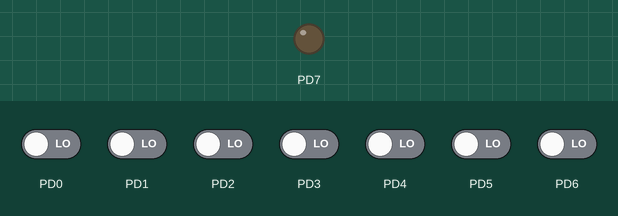
This program was run on a simulated ATmega32, built with avr-gcc and emulated at 8 MHz. Shown: output pins drawn as LEDs (lit = HIGH). Inputs (shaded band) come from the test bench; at power-on: PD0–6 LOW.

Above: at 1.2 s.
1.3 s: PD4 driven HIGH
At 2.4 s:
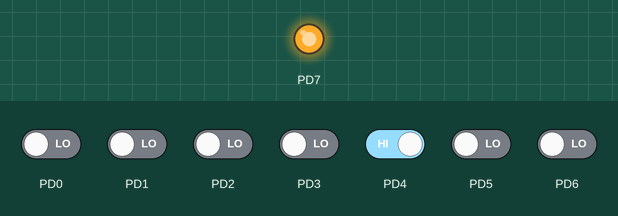
2.8 s: PD4 driven LOW
At 3.6 s:
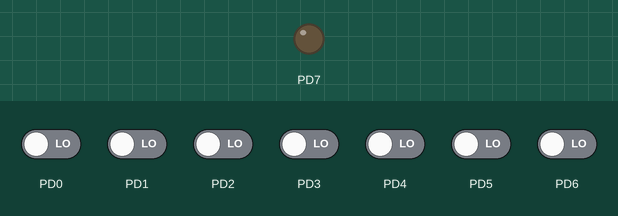
Timing chart, 0 to 5.8 s (numbered marks = the images above; inputs shaded):
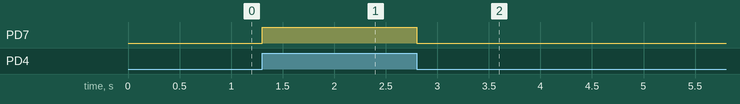

The program:

GccApplication1.c
```c
/*
 * GccApplication1.c
 *
 * Created: 11/5/2024 4:05:49 PM
 *  Author: aweka
 */

#define F_CPU 8000000UL
#include "DIO.h"
#define LED 21
#define Button 18
//This is a seond upfdate
int main(void)
{
	//DDRB |= (1<<LED);
	pinMode(LED,OUTPUT);
	//DDRD &= ~(1<<Button);
	pinMode(Button,INPUT);
    while(1)
    {
        if(digitalRead(Button) ==HIGH)
		{
			//PORTB |= (1<<LED);
			digitalWrite(LED,HIGH);
		}
		else
		{
			//PORTB &= ~(1<<LED);
			digitalWrite(LED,LOW);
		}
    }
}
```

DIO.c
```c
/*
 * DIO.c
 *
 * Created: 11/9/2024 10:01:33 AM
 *  Author: aweka
 */
#include <avr/io.h>
#include "DIO.h"
void pinMode(unsigned char pin , unsigned char dir)
{
	if (pin >0 && pin <9)
	{
		if (dir == OUTPUT)
		DDRB |=(1<<(pin-PORTB_Start));
		else if (dir == INPUT)
		DDRB &=~(1<<(pin-PORTB_Start));
	}
	else if (pin >13 && pin <22)
	{
		if (dir == OUTPUT)
		DDRD |=(1<<(pin-PORTD_Start));
		else if (dir == INPUT)
		DDRD &=~(1<<(pin-PORTD_Start));
	}
}
void digitalWrite(unsigned char pin, unsigned char val)
{
	if (pin >0 && pin <9)
	{
		if (val == HIGH)
		PORTB |=(1<<(pin-PORTB_Start));
		else if(val == LOW)
		PORTB &=~(1<<(pin-PORTB_Start));
	}
	else if (pin >13 && pin <22)
	{
		if (val == HIGH)
		PORTD |=(1<<(pin-PORTD_Start));
		else if(val == LOW)
		PORTD &=~(1<<(pin-PORTD_Start));
	}
}
unsigned char digitalRead(unsigned char pin)
{
	if (pin >0 && pin <9)
	{
		return ((PINB&(1<<(pin-PORTB_Start) )>> (pin-PORTB_Start)));
	}
	else if (pin >13 && pin <22)
	{
		return ((PIND&(1<<(pin-PORTD_Start) ))>> ((pin-PORTD_Start)));
	}
}
```

DIO.h
```c
/*
 * DIO.h
 *
 * Created: 11/9/2024 10:01:52 AM
 *  Author: aweka
 */


#ifndef DIO_H_
#define DIO_H_

#define  OUTPUT 0
#define  INPUT  1
#define  LOW 0
#define  HIGH  1
#define PORTB_Start 1
#define PORTD_Start 14

unsigned char digitalRead(unsigned char pin);
void digitalWrite(unsigned char pin, unsigned char val);
void pinMode(unsigned char pin , unsigned char dir);


#endif /* DIO_H_ */
```

Measured:
- after the input at 1.3 s, PD7: LOW → HIGH at once
- after the input at 2.8 s, PD7: HIGH → LOW at once
